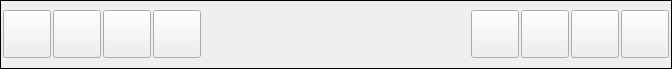
<?xml version="1.0" encoding="UTF-8"?>
<ui version="4.0">
 <class>IdentWidget</class>
 <widget class="QWidget" name="IdentWidget">
  <property name="geometry">
   <rect>
    <x>0</x>
    <y>0</y>
    <width>672</width>
    <height>69</height>
   </rect>
  </property>
  <property name="sizePolicy">
   <sizepolicy hsizetype="Expanding" vsizetype="Preferred">
    <horstretch>0</horstretch>
    <verstretch>0</verstretch>
   </sizepolicy>
  </property>
  <property name="windowTitle">
   <string notr="true">Ident</string>
  </property>
  <property name="toolTipDuration">
   <number>0</number>
  </property>
  <property name="text" stdset="0">
   <string notr="true"/>
  </property>
  <layout class="QGridLayout" name="gridLayout">
   <property name="leftMargin">
    <number>0</number>
   </property>
   <property name="topMargin">
    <number>0</number>
   </property>
   <property name="rightMargin">
    <number>0</number>
   </property>
   <property name="bottomMargin">
    <number>0</number>
   </property>
   <property name="spacing">
    <number>0</number>
   </property>
   <item row="0" column="0">
    <widget class="QFrame" name="m_IdentFrame">
     <property name="sizePolicy">
      <sizepolicy hsizetype="Expanding" vsizetype="Preferred">
       <horstretch>0</horstretch>
       <verstretch>0</verstretch>
      </sizepolicy>
     </property>
     <property name="frameShape">
      <enum>QFrame::Box</enum>
     </property>
     <property name="frameShadow">
      <enum>QFrame::Plain</enum>
     </property>
     <layout class="QHBoxLayout" name="horizontalLayout_3">
      <property name="spacing">
       <number>2</number>
      </property>
      <property name="leftMargin">
       <number>2</number>
      </property>
      <property name="topMargin">
       <number>0</number>
      </property>
      <property name="rightMargin">
       <number>2</number>
      </property>
      <property name="bottomMargin">
       <number>0</number>
      </property>
      <item>
       <widget class="VxPushButton" name="m_AvatarButton">
        <property name="sizePolicy">
         <sizepolicy hsizetype="Fixed" vsizetype="Fixed">
          <horstretch>0</horstretch>
          <verstretch>0</verstretch>
         </sizepolicy>
        </property>
        <property name="minimumSize">
         <size>
          <width>48</width>
          <height>48</height>
         </size>
        </property>
        <property name="maximumSize">
         <size>
          <width>48</width>
          <height>48</height>
         </size>
        </property>
        <property name="text">
         <string notr="true"/>
        </property>
       </widget>
      </item>
      <item>
       <widget class="VxPushButton" name="m_PushToTalkButton">
        <property name="sizePolicy">
         <sizepolicy hsizetype="Fixed" vsizetype="Fixed">
          <horstretch>0</horstretch>
          <verstretch>0</verstretch>
         </sizepolicy>
        </property>
        <property name="minimumSize">
         <size>
          <width>48</width>
          <height>48</height>
         </size>
        </property>
        <property name="maximumSize">
         <size>
          <width>48</width>
          <height>48</height>
         </size>
        </property>
        <property name="text">
         <string notr="true"/>
        </property>
       </widget>
      </item>
      <item>
       <widget class="VxPushButton" name="m_FriendshipButton">
        <property name="sizePolicy">
         <sizepolicy hsizetype="Fixed" vsizetype="Fixed">
          <horstretch>0</horstretch>
          <verstretch>0</verstretch>
         </sizepolicy>
        </property>
        <property name="minimumSize">
         <size>
          <width>48</width>
          <height>48</height>
         </size>
        </property>
        <property name="maximumSize">
         <size>
          <width>48</width>
          <height>48</height>
         </size>
        </property>
        <property name="text">
         <string notr="true"/>
        </property>
        <property name="iconSize">
         <size>
          <width>48</width>
          <height>48</height>
         </size>
        </property>
       </widget>
      </item>
      <item>
       <widget class="VxPushButton" name="m_OfferViewButton">
        <property name="sizePolicy">
         <sizepolicy hsizetype="Fixed" vsizetype="Fixed">
          <horstretch>0</horstretch>
          <verstretch>0</verstretch>
         </sizepolicy>
        </property>
        <property name="minimumSize">
         <size>
          <width>48</width>
          <height>48</height>
         </size>
        </property>
        <property name="maximumSize">
         <size>
          <width>48</width>
          <height>48</height>
         </size>
        </property>
        <property name="text">
         <string notr="true"/>
        </property>
       </widget>
      </item>
      <item>
       <layout class="QVBoxLayout" name="verticalLayout">
        <property name="spacing">
         <number>0</number>
        </property>
        <property name="topMargin">
         <number>2</number>
        </property>
        <property name="bottomMargin">
         <number>2</number>
        </property>
        <item>
         <layout class="QHBoxLayout" name="horizontalLayout">
          <property name="spacing">
           <number>2</number>
          </property>
          <item>
           <widget class="QLabel" name="m_FriendNameLabel">
            <property name="font">
             <font>
              <pointsize>9</pointsize>
             </font>
            </property>
            <property name="text">
             <string notr="true"/>
            </property>
           </widget>
          </item>
          <item>
           <widget class="QLabel" name="m_ColonLabel">
            <property name="font">
             <font>
              <pointsize>9</pointsize>
              <bold>false</bold>
             </font>
            </property>
            <property name="text">
             <string notr="true"/>
            </property>
           </widget>
          </item>
          <item>
           <widget class="QLabel" name="m_FriendPrefixLabel">
            <property name="font">
             <font>
              <pointsize>9</pointsize>
              <bold>false</bold>
             </font>
            </property>
            <property name="text">
             <string notr="true"/>
            </property>
           </widget>
          </item>
          <item>
           <spacer name="horizontalSpacer">
            <property name="orientation">
             <enum>Qt::Horizontal</enum>
            </property>
            <property name="sizeHint" stdset="0">
             <size>
              <width>40</width>
              <height>20</height>
             </size>
            </property>
           </spacer>
          </item>
         </layout>
        </item>
        <item>
         <layout class="QHBoxLayout" name="horizontalLayout_2">
          <property name="spacing">
           <number>0</number>
          </property>
          <property name="bottomMargin">
           <number>0</number>
          </property>
          <item>
           <widget class="QLabel" name="m_DescTextLabel">
            <property name="font">
             <font>
              <pointsize>9</pointsize>
              <bold>false</bold>
             </font>
            </property>
            <property name="text">
             <string notr="true"/>
            </property>
            <property name="indent">
             <number>-1</number>
            </property>
           </widget>
          </item>
          <item>
           <widget class="QLabel" name="m_ColonLabel_2">
            <property name="font">
             <font>
              <pointsize>9</pointsize>
             </font>
            </property>
            <property name="text">
             <string notr="true"/>
            </property>
           </widget>
          </item>
          <item>
           <widget class="QLabel" name="m_DescSuffixLabel">
            <property name="font">
             <font>
              <pointsize>9</pointsize>
             </font>
            </property>
            <property name="text">
             <string notr="true"/>
            </property>
           </widget>
          </item>
          <item>
           <spacer name="horizontalSpacer_2">
            <property name="orientation">
             <enum>Qt::Horizontal</enum>
            </property>
            <property name="sizeHint" stdset="0">
             <size>
              <width>40</width>
              <height>20</height>
             </size>
            </property>
           </spacer>
          </item>
         </layout>
        </item>
        <item>
         <widget class="QLabel" name="m_TodLabel">
          <property name="text">
           <string/>
          </property>
         </widget>
        </item>
       </layout>
      </item>
      <item>
       <widget class="VxPushButton" name="m_OfferInfoButton">
        <property name="minimumSize">
         <size>
          <width>48</width>
          <height>48</height>
         </size>
        </property>
        <property name="maximumSize">
         <size>
          <width>48</width>
          <height>48</height>
         </size>
        </property>
        <property name="text">
         <string notr="true"/>
        </property>
       </widget>
      </item>
      <item>
       <widget class="VxPushButton" name="m_OfferAcceptButton">
        <property name="sizePolicy">
         <sizepolicy hsizetype="Fixed" vsizetype="Fixed">
          <horstretch>0</horstretch>
          <verstretch>0</verstretch>
         </sizepolicy>
        </property>
        <property name="minimumSize">
         <size>
          <width>48</width>
          <height>48</height>
         </size>
        </property>
        <property name="maximumSize">
         <size>
          <width>48</width>
          <height>48</height>
         </size>
        </property>
        <property name="text">
         <string notr="true"/>
        </property>
       </widget>
      </item>
      <item>
       <widget class="VxPushButton" name="m_OfferRejectButton">
        <property name="sizePolicy">
         <sizepolicy hsizetype="Fixed" vsizetype="Fixed">
          <horstretch>0</horstretch>
          <verstretch>0</verstretch>
         </sizepolicy>
        </property>
        <property name="minimumSize">
         <size>
          <width>48</width>
          <height>48</height>
         </size>
        </property>
        <property name="maximumSize">
         <size>
          <width>48</width>
          <height>48</height>
         </size>
        </property>
        <property name="text">
         <string notr="true"/>
        </property>
       </widget>
      </item>
      <item>
       <widget class="VxPushButton" name="m_FriendMenuButton">
        <property name="sizePolicy">
         <sizepolicy hsizetype="Fixed" vsizetype="Fixed">
          <horstretch>0</horstretch>
          <verstretch>0</verstretch>
         </sizepolicy>
        </property>
        <property name="minimumSize">
         <size>
          <width>48</width>
          <height>48</height>
         </size>
        </property>
        <property name="maximumSize">
         <size>
          <width>48</width>
          <height>48</height>
         </size>
        </property>
        <property name="text">
         <string notr="true"/>
        </property>
        <property name="iconSize">
         <size>
          <width>48</width>
          <height>48</height>
         </size>
        </property>
       </widget>
      </item>
     </layout>
    </widget>
   </item>
  </layout>
 </widget>
 <customwidgets>
  <customwidget>
   <class>VxPushButton</class>
   <extends>QPushButton</extends>
   <header>VxPushButton.h</header>
  </customwidget>
 </customwidgets>
 <resources/>
 <connections/>
</ui>
